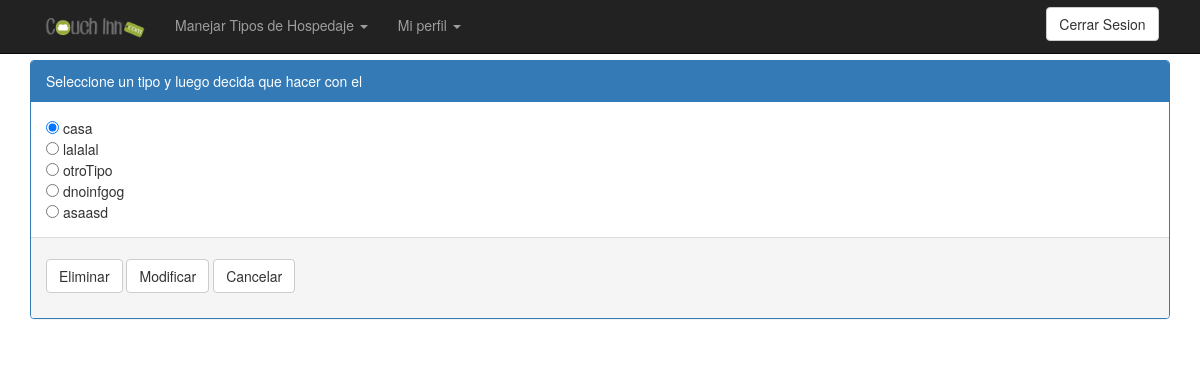
Before: /listado_tipos_hospedajes.php (signed in) with the older database file.
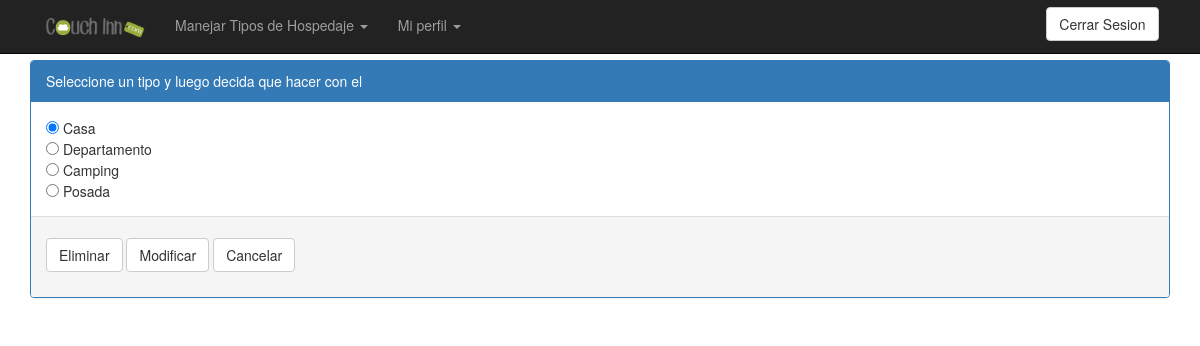
After: the same page with the newer database file.
### tables this page shows
CREATE TABLE IF NOT EXISTS `tipo` (
  `id_tipo` int(100) NOT NULL AUTO_INCREMENT,
  `nombre_tipo` varchar(30) NOT NULL,
  `eliminado` tinyint(1) DEFAULT '0',
  PRIMARY KEY (`id_tipo`)
);

### listado_tipos_hospedajes.php (the view, shortened to what this page needs)
<?php session_start();
if( isset($_SESSION['sesion_usuario']) ){
	if( isset($_SESSION['admin'])) {
		?>
		<!DOCTYPE html>
		<html>
		<head>
			<link href="bootstrap/css/bootstrap.min.css" rel="stylesheet">
			<link href="default.css" rel="stylesheet">
		</head>
		<body>
		<?php include("navbar.php"); ?>
		<div class="container">
			<div class="panel panel-primary">
			<div class="panel-heading">
				Seleccione un tipo y luego decida que hacer con el
			</div>
				<div class="panel-body">
			<form name ="form1" method ="post" action ="radioButton.php">
			<?php
			include_once("conectarBD.php");
				$query = "SELECT nombre_tipo FROM tipo WHERE eliminado=0";
				$result = mysqli_query($conexion, $query);
				$temp = 1;
				while ($row = mysqli_fetch_array($result)) {
					$nombre = $row["nombre_tipo"];
					if ($temp == 1){?>
             			<input type='radio' checked name='nomTipoAModificar' value= <?php echo($nombre);?>> <?php echo($nombre); ?> <br>
             			<?php $temp = 0; ?>
             		<?php	} else {?>
             			<input type='radio'  name='nomTipoAModificar' value= <?php echo($nombre);?>> <?php echo($nombre); ?> <br>
             		<?php	} ?>
				<?php	} ?>
			</div>
			<div class="panel-footer">
			<div class="form-group " id="buttons-tipo-couch">
                <button type="submit" name = "Eliminar" class="btn btn-default">Eliminar</button>
                <button type="submit" name = "Modificar" class="btn btn-default">Modificar</button>
                <a class="btn btn-default" href="index.php">Cancelar</a>
            </div>
			</div>
			</div>
		</div>
		</body>
		</html>
		<?php
	}else{
		header("Location: index.php?msg=solo los administradores pueden acceder a esta página&&class=alert-danger");
	}
	} else {
		header("Location: index.php?msg=debe estar logueado para ver esta pagina&&class=alert-warning");
}?>

### navbar.php (shortened to what this page needs)
<?php
if( isset($_SESSION['sesion_usuario']) ){
    if( isset($_SESSION['admin']) && ($_SESSION['admin'] == true)) {
    ?>
        <nav class="navbar navbar-inverse navbar-fixed-top" >
            <div class="container" >
                <div id = "navbar" class="navbar-collapse collapse" >
                    <ul class="nav navbar-nav" >
                        <li ><a href = "index.php" > <img class="img-responsive center-block" height = "40" width = "100" src="img/header.png"></a ></li >
                        <li class="dropdown" >
                            <a href = "#" class="dropdown-toggle" data-toggle= "dropdown" role = "button" aria-haspopup = "true" aria-expanded = "false" > Manejar Tipos de Hospedaje <span class="caret" ></span ></a >
                        </li >
                        <li class="dropdown" >
                            <a href = "#" class="dropdown-toggle" data-toggle= "dropdown" role = "button" aria-haspopup = "true" aria-expanded = "false" > Mi perfil <span class="caret" ></span ></a >
                        </li >
                    </ul >
                    <form id="user-session" class="form-inline pull-right" method="post" action="consultas/cerrar_sesion.php">
                        <button type="submit" class="btn btn-default">Cerrar Sesion</button>
                    </form>
                </div >
            </div >
        </nav >
    <?php
}  } ?>

### default.css (style rules this page uses)
#navbar form { margin-top: 0.5em; margin-right: 1%; }
#buttons-tipo-couch { margin-top: 1%; }

Changed rows visible on the page:
removed tipo: nombre_tipo "casa"
removed tipo: nombre_tipo "lalalal"
removed tipo: nombre_tipo "otroTipo"
removed tipo: nombre_tipo "dnoinfgog"
removed tipo: nombre_tipo "asaasd"
added tipo: nombre_tipo "Casa"
added tipo: nombre_tipo "Departamento"
added tipo: nombre_tipo "Camping"
added tipo: nombre_tipo "Posada"
